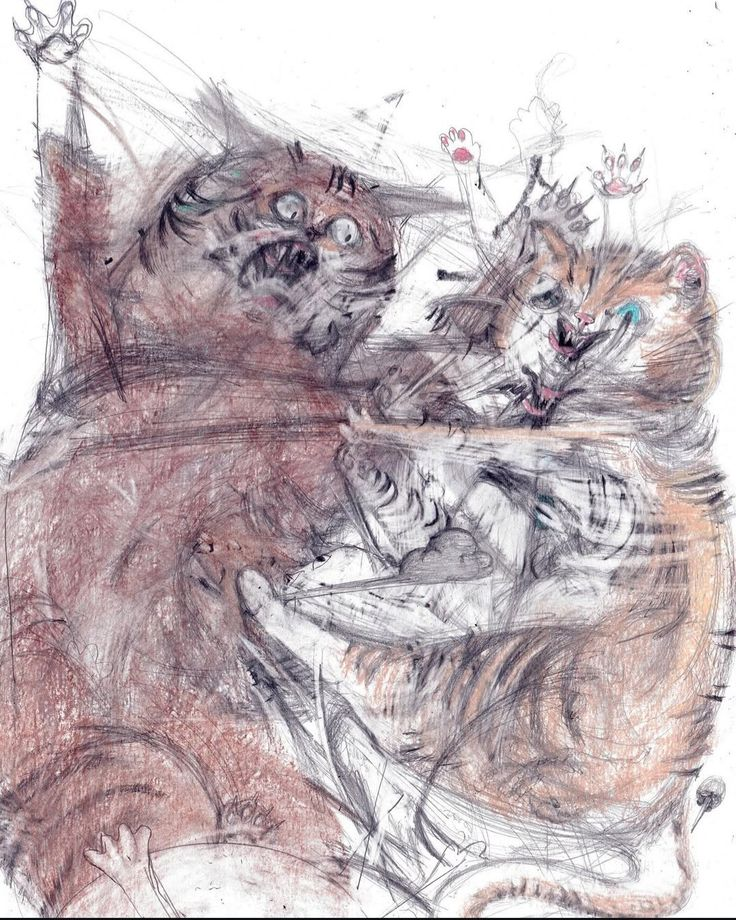
#> input picture HW1/cat.jpg, 736 x 920 px; the run also reads 1 picture not shown here
$ python hw1.py
#> lines starting #> are read from the running program, lines starting #| are printed output that depends on the picture
import cv2
import numpy as np
import math

img = cv2.imread('cat.jpg')
#> img is the input picture: shape (920, 736, 3); mean B, G, R 185.5, 181.9, 194.1

#照片轉黑白
gray = np.zeros(img.shape[:2], dtype=np.uint8)

for y in range(img.shape[0]):
    for x in range(img.shape[1]):
        b, g, r = img[y, x]
        gray_value = int(0.114 * b + 0.587 * g + 0.299 * r)
        gray[y, x] = gray_value
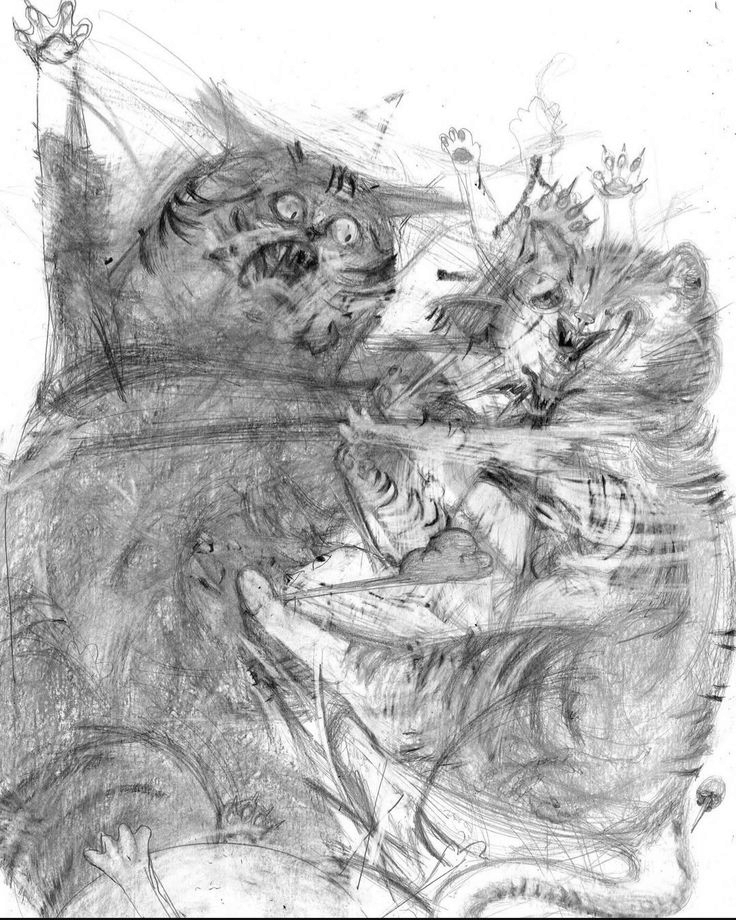
#> gray: shape (920, 736); min 0, max 255, mean 185.6


# 放大/縮小
h, w, c = img.shape
#> h = 920; w = 736; c = 3
print("原始尺寸: ")
print(h, w)
#| 920 736
scale = float(input("輸入放大或縮小幾倍 (0.1~2): "))
#> the answer given: 1

new_h = int(h * scale)
#> new_h = 920
new_w = int(w * scale)
#> new_w = 736
print("新尺寸: ")
print(new_h, new_w)
#| 920 736

#最近鄰
nearest = np.zeros((new_h, new_w, c), dtype=img.dtype)

for y in range(new_h):
    for x in range(new_w):
        src_y = int(y / scale)
        src_x = int(x / scale)

        #保護邊界
        src_x  = min(src_x, w - 1)
        src_y  = min(src_y, h - 1)
        nearest[y, x] = img[src_y, src_x]

# 線性放大/縮小


bilinear = np.zeros((new_h, new_w, c), dtype=img.dtype) # 建立新影像

# 雙重迴圈遍歷新影像的每個像素
for y in range(new_h):
    for x in range(new_w):
        src_x = x / scale
        src_y = y / scale

        #取得左上角的像素座標
        y0 = int(src_y)
        x0 = int(src_x)
        # 取得右下角的像素座標
        y1 = min(y0 + 1, h - 1)
        x1 = min(x0 + 1, w - 1)

        # 計算插值權重
        dy = src_y - y0
        dx = src_x - x0

        # 取得四個鄰近像素的值
        Q11 = img[y0, x0]
        Q21 = img[y0, x1]
        Q12 = img[y1, x0]
        Q22 = img[y1, x1]

        # 執行雙線性插值
        top = (1 - dx) * Q11 + dx * Q21
        bottom = (1 - dx) * Q12 + dx * Q22
        pixel = (1 - dy) * top + dy * bottom

        bilinear[y, x] = np.clip(pixel, 0 , 255) #確保像素值在有效範圍內

#旋轉
angle = float(input("輸入角度: "))
#> the answer given: 3

theta = math.radians(angle)
cx = w/2
#> cx = 368
cy = h/2
#> cy = 460

rotated = np.zeros_like(img)

for new_y in range(h):
    for new_x in range(w):
        x = (new_x - cx) * math.cos(theta) + (new_y - cy) * math.sin(theta) + cx
        y = -(new_x - cx) * math.sin(theta) + (new_y - cy) * math.cos(theta) + cy

        if 0 <= x < w and 0 <= y < h:
            rotated[new_y, new_x] = img[int(y), int(x)]
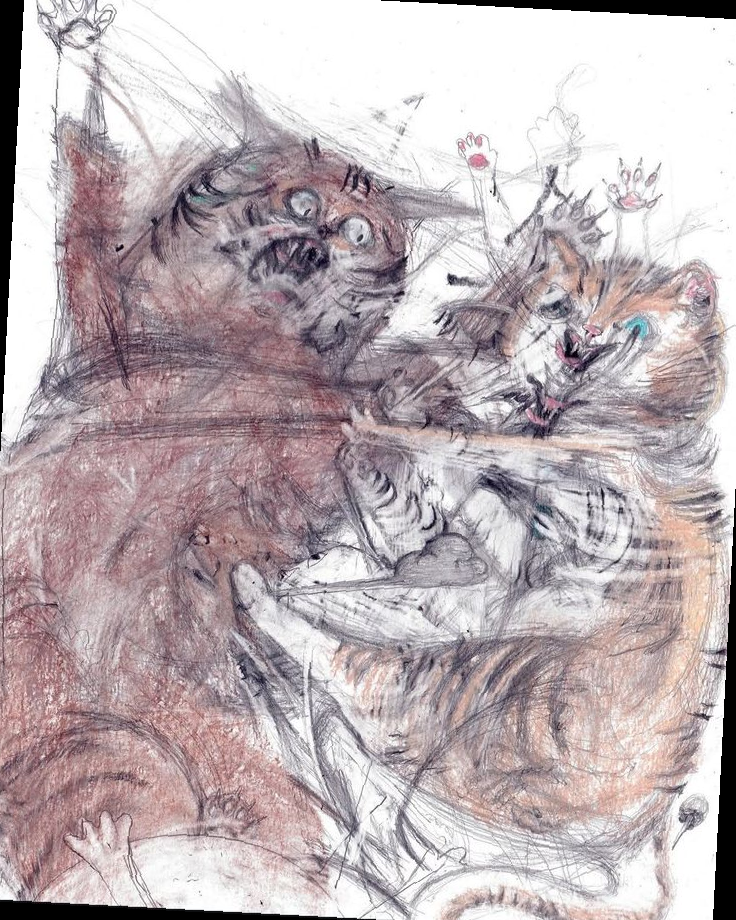
#> rotated: shape (920, 736, 3); mean B, G, R 180.1, 176.5, 188.6

# 讀入簽名圖 (保持 alpha 通道)
sign = cv2.imread('signed.png', cv2.IMREAD_UNCHANGED)

# 假設簽名圖是 RGBA
if sign.shape[2] == 4:
    b, g, r, a = cv2.split(sign)
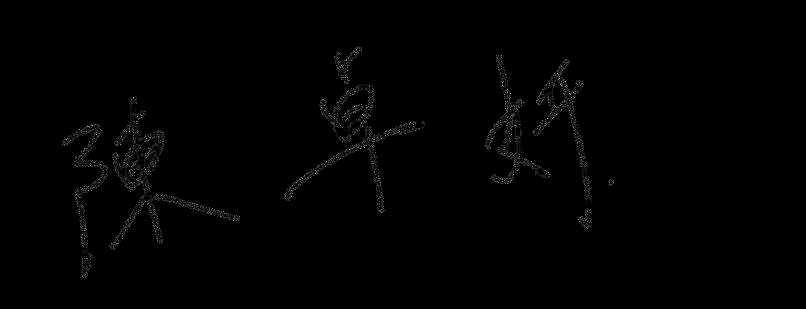
#> b: shape (309, 806); min 0, max 18, mean 0.103; drawn with min black and max white
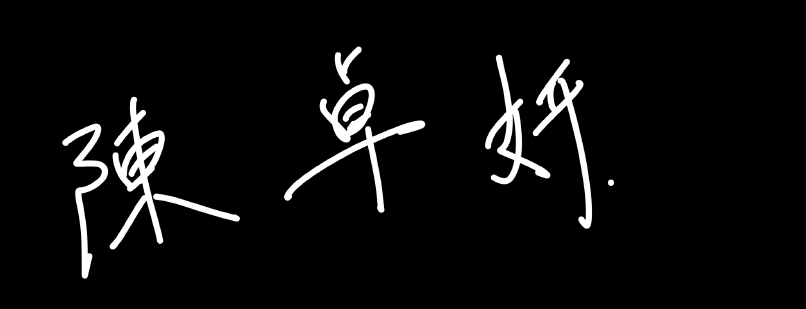
#> a: shape (309, 806); min 0, max 255, mean 11.9
    sign_rgb = cv2.merge((b, g, r))
    alpha = a
else:
    # 若沒有透明通道，就直接用 RGB
    sign_rgb = sign
    alpha = np.ones(sign_rgb.shape[:2], dtype=np.uint8) * 255

# 縮放簽名圖
max_width = img.shape[1] // 5
#> max_width = 147
scale = max_width / sign_rgb.shape[1]
#> scale = 0.182
new_w = int(sign_rgb.shape[1] * scale)
#> new_w = 147
new_h = int(sign_rgb.shape[0] * scale)
#> new_h = 56
sign_rgb = cv2.resize(sign_rgb, (new_w, new_h))
#> sign_rgb: shape (56, 147, 3)
alpha = cv2.resize(alpha, (new_w, new_h))
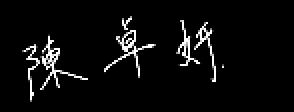
#> alpha: shape (56, 147) (shown 2 times larger); min 0, max 255, mean 11.8

# 計算右下角位置
h, w = img.shape[:2]
x_offset = w - new_w - 10
#> x_offset = 579
y_offset = h - new_h - 10
#> y_offset = 854

# ======= 手動像素判斷疊合 =======
for y in range(new_h):
    for x in range(new_w):
        # 若 alpha 非 0 (代表該點有簽名)
        if alpha[y, x] > 0:
            img[y + y_offset, x + x_offset] = sign_rgb[y, x]


# 顯示影像
cv2.imshow('Gray Image', gray)
cv2.imshow('nearest Image', nearest)
cv2.imshow('bilinear Image', bilinear)
cv2.imshow('rotated Image', rotated)
cv2.imshow("Signed", img)

cv2.imwrite('gray.bmp', gray) #儲存黑白影像
cv2.imwrite('nearest.bmp', nearest) #最近鄰
cv2.imwrite('bilinear.bmp', bilinear) #線性
cv2.imwrite('rotated.bmp', rotated) #旋轉
cv2.imwrite("add_signed.bmp", img)
cv2.waitKey(0)
